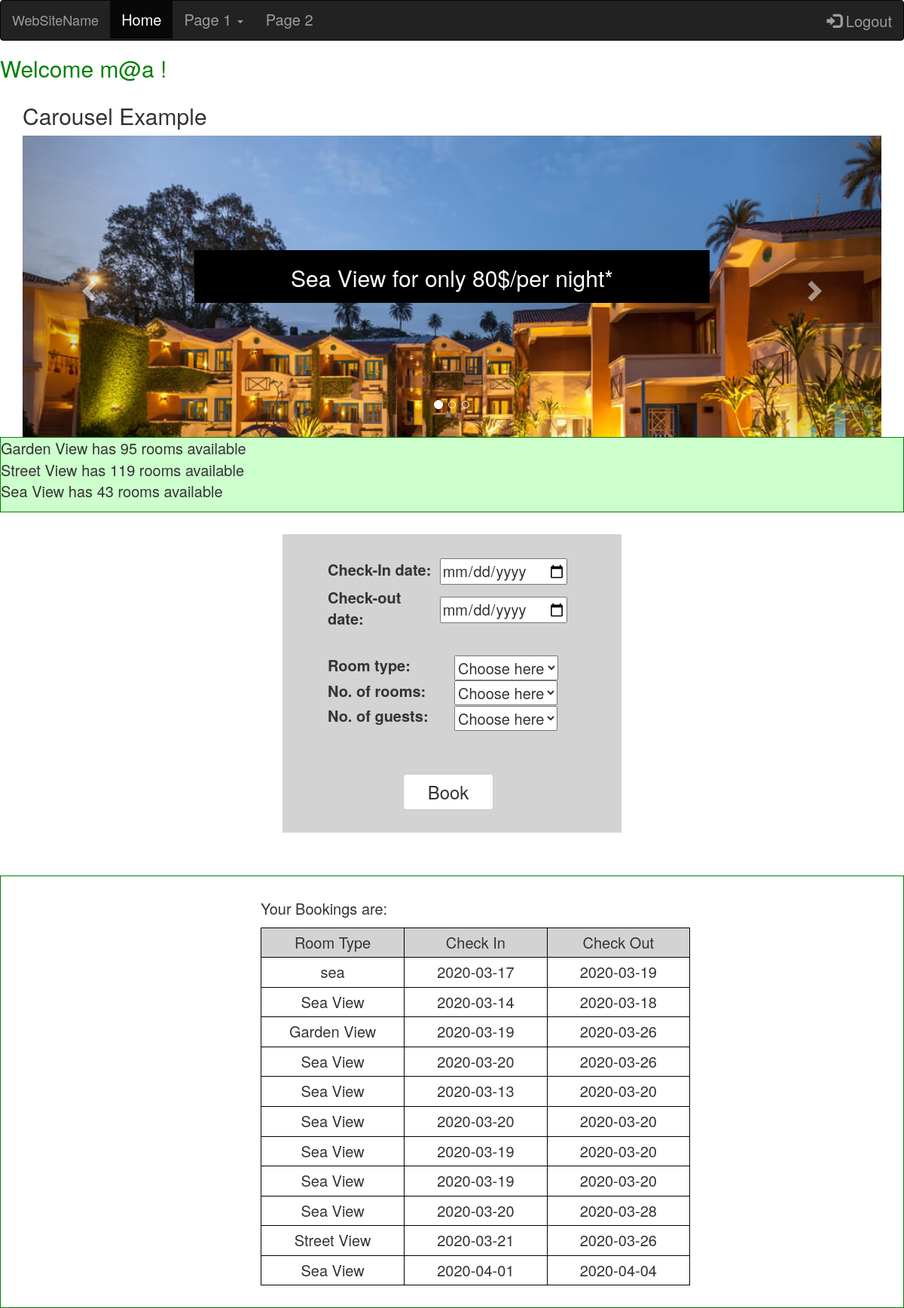
The app's page /home.php (signed in) with its own data.
### tables this page shows
CREATE TABLE `rooms` (
  `id` int(15) NOT NULL,
  `room_type` varchar(20) DEFAULT NULL,
  `noBeds` int(10) DEFAULT NULL,
  `price` int(10) DEFAULT NULL,
  `totalRooms` int(10) DEFAULT NULL,
  `booked` int(10) DEFAULT NULL
);

CREATE TABLE `booking` (
  `id` int(11) NOT NULL,
  `email` varchar(50) DEFAULT NULL,
  `roomType` varchar(50) DEFAULT NULL,
  `noRooms` int(10) DEFAULT NULL,
  `noGuests` int(11) NOT NULL,
  `checkin` date NOT NULL,
  `checkout` date NOT NULL
);

### classes/accounts.class.php (the view, shortened to what this page needs)
<?php
class Accounts {
   function __construct($r){
     $this->_r = $r;
   }
   public function roomcheck () {
     $sa = "SELECT * FROM rooms";
     $sqli = $this->_r->prepare($sa);
       $sqli->execute();
       while($row = $sqli->fetch()) {
            echo $row['room_type']." has ".$row['totalRooms']." rooms available"."<br>";
    }
  }
  public function manage(){
    $mail = $_SESSION['email'];
    $s="SELECT * FROM booking WHERE email = ?";
    $sql = $this->_r->prepare($s);
    $sql->execute(array($mail));
    echo "<table>";
    echo "<tr><td class='man_dat' style='background-color:lightgrey;'>Room Type</td><td class='man_dat' style='background-color:lightgrey;'>Check In</td><td class='man_dat' style='background-color:lightgrey;'>Check Out</td> </tr>";
    while ($row = $sql->fetch()){
      echo "<tr>"."<td class='man_dat'>".$row['roomType']."</td>"."<td class='man_dat'>".$row['checkin']."</td>"."<td class='man_dat'>" .$row['checkout']."</td>"."</tr>";
    }
    echo "</table>";
  }
}

### home.php (shortened to what this page needs)
<?php
include 'include/db.php';
 ?>
 <!DOCTYPE html>
 <html lang="en" dir="ltr">
   <head>
     <link rel="stylesheet" type="text/css" href="https://maxcdn.bootstrapcdn.com/bootstrap/3.3.5/css/bootstrap.min.css">
   </head>
   <body>
 <nav class="navbar navbar-inverse">
   <div class="container-fluid">
     <div class="navbar-header">
       <a class="navbar-brand" href="#">WebSiteName</a>
     </div>
     <ul class="nav navbar-nav">
       <li class="active"><a href="#">Home</a></li>
       <li class="dropdown"><a class="dropdown-toggle" data-toggle="dropdown" href="#">Page 1 <span class="caret"></span></a>
       </li>
       <li><a href="#">Page 2</a></li>
     </ul>
     <ul class="nav navbar-nav navbar-right">
       <li><a href="logout.php"><span class="glyphicon glyphicon-log-in"></span> Logout</a></li>
     </ul>
   </div>
 </nav>
 <?php
 echo "<h2 class='welcome'> Welcome ".$_SESSION['email']." ! </h2>";
  ?>
 <div class="container">
   <h2>Carousel Example</h2>
   <div id="myCarousel" class="carousel slide" data-ride="carousel">
     <ol class="carousel-indicators">
       <li data-target="#myCarousel" data-slide-to="0" class="active"></li>
       <li data-target="#myCarousel" data-slide-to="1"></li>
       <li data-target="#myCarousel" data-slide-to="2"></li>
     </ol>
     <div class="carousel-inner" id = "rrr">
       <div class="item active">
         <div class="carousel-caption" id="qqqq">
           <h2>Sea View for only 80$/per night* </h2>
         </div>
       </div>
     </div>
     <a class="left carousel-control" href="#myCarousel" data-slide="prev">
       <span class="glyphicon glyphicon-chevron-left"></span>
     </a>
     <a class="right carousel-control" href="#myCarousel" data-slide="next">
       <span class="glyphicon glyphicon-chevron-right"></span>
     </a>
   </div>
 </div>
<div class="available">
  <?php
    $O->roomcheck();
   ?>
</div><br>
 <div class="container" id="conta">
   <form method="POST">
     <table>
       <tr class="form-group">
         <td class="opt"><label for="checkin">Check-In date: </label></td>
         <td class="opt"><input type="date" name="checkin" id="datefield"></td>
       </tr>
       <tr class="form-group">
         <td class="opt"><label for="checkout" >Check-out date: </label></td>
         <td class="opt"><input type="date" name="checkout" id="datefield2"></td>
       </tr>
     </table>
     <br>
     <table>
       <tr class="form-group op" >
         <td id="op"><label for="options">Room type: </label></td>
         <td id="op"><select class="" name="options">
           <option value="" selected disabled hidden>Choose here</option>
         </select></td>
       </tr>
       <tr class="form-group" >
         <td id="op"><label for="options2">No. of rooms: </label></td>
         <td id="op"><select class="" name="options2">
           <option value="" selected disabled hidden>Choose here</option>
         </select></td>
       </tr>
       <tr class="form-group" >
         <td id="op"><label for="options3">No. of guests: </label></td>
         <td id="op"><select class="" name="options3">
           <option value="" selected disabled hidden>Choose here</option>
         </select></td>
       </tr>
     </table><br><br>
     <button type="submit" class="btn btn-default" id="book" name ="book">Book</button>
   </form>
 </div><br><br>
 <?php
 $O->book();
  ?>
 <div class="manage">
   <div class="container" id="managing">
     <br>
     <p style="width:200px;"> Your Bookings are: </p>
     <?php
     $O->manage();
      ?>
      <br>
   </div>
 </div>
</body>
</html>

### home.php (style rules this page uses)
body { height: 1500px; font-size: 2em; }
option { width:100px; }
#conta { width:450px; background-color: lightgrey; padding: 30px; align-content: center; }
#conta form { margin-left: 30px; }
#conta table { width:400px; }
#rrr { height:400px; }
#qqqq { top:20%; background-color: black; height: 70px; }
#qqqq h2 { margin:0px; }
.welcome { color:green; }
#op { width:100px; }
.opt { width:100px; height:40px; }
#book { margin-left: 100px; width:120px; font-size: 1.2em; }
.available { height:100px; width:100%; border:1px solid green; background-color: #ccffcc; }
.manage { width:100%; border:1px solid green; }
#managing { margin-left: 330px; width :600px; }
.man_dat { width: 200px; padding:5px; border: 1px solid black; text-align: center; }

### records on screen
rooms: room_type "Garden View", totalRooms "95"
rooms: room_type "Street View", totalRooms "119"
rooms: room_type "Sea View", totalRooms "43"
booking: roomType "sea", checkin "2020-03-17", checkout "2020-03-19"
booking: roomType "Sea View", checkin "2020-03-14", checkout "2020-03-18"
booking: roomType "Garden View", checkin "2020-03-19", checkout "2020-03-26"
booking: roomType "Sea View", checkin "2020-03-20", checkout "2020-03-26"
booking: roomType "Sea View", checkin "2020-03-13", checkout "2020-03-20"
booking: roomType "Sea View", checkin "2020-03-20", checkout "2020-03-20"
booking: roomType "Sea View", checkin "2020-03-19", checkout "2020-03-20"
booking: roomType "Sea View", checkin "2020-03-19", checkout "2020-03-20"
booking: roomType "Sea View", checkin "2020-03-20", checkout "2020-03-28"
booking: roomType "Street View", checkin "2020-03-21", checkout "2020-03-26"
booking: roomType "Sea View", checkin "2020-04-01", checkout "2020-04-04"

### other values on screen
$_SESSION['email'] "m@a"
